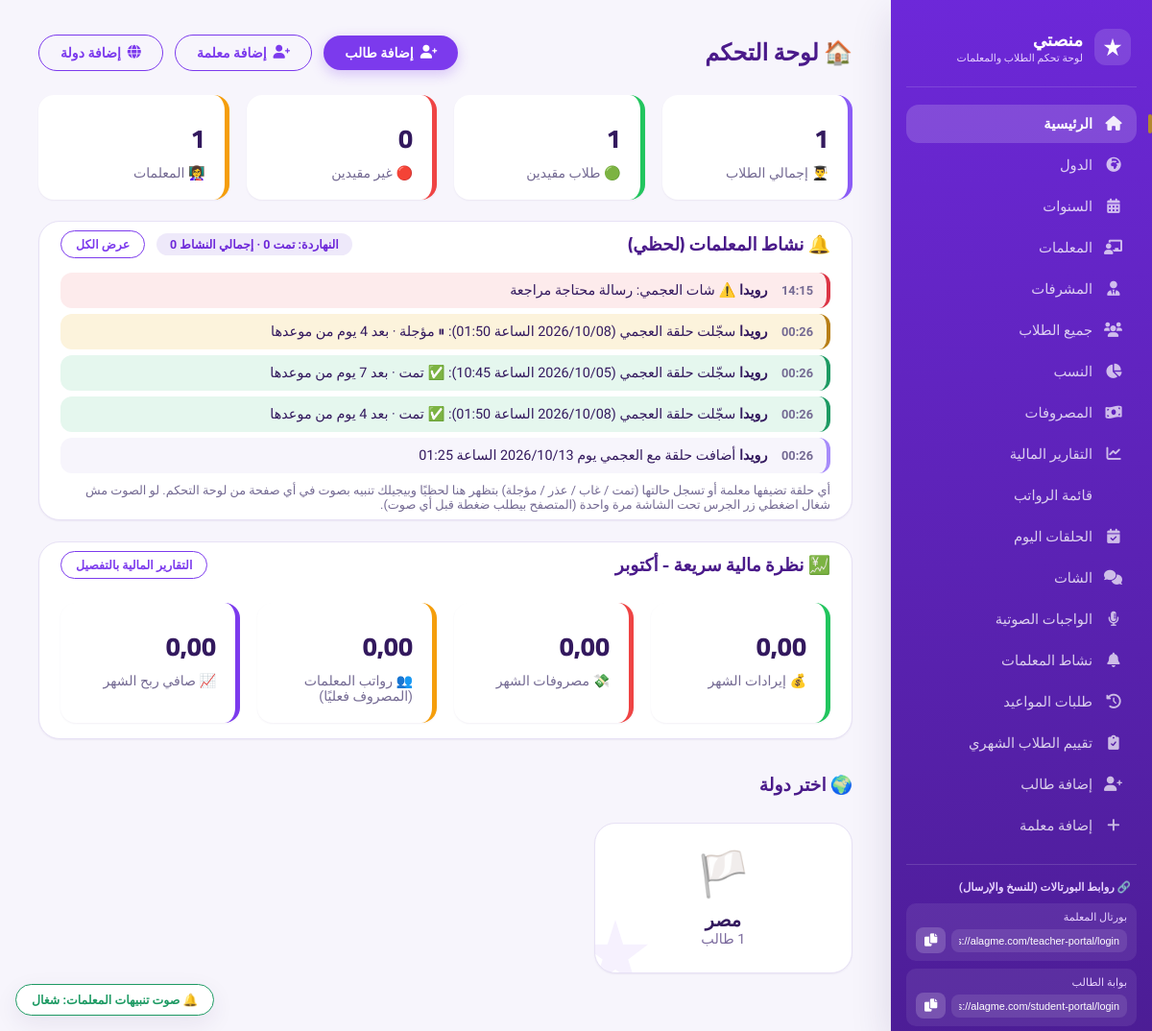
Page /dashboard/ (signed in) on the committed database.
### core/models.py (models this page shows, shortened)
class TeacherActivity(models.Model):
    KIND_CHOICES = [
        ('added', 'أضافت حلقات'),
        ('marked', 'سجّلت حالة حلقة'),
        ('removed', 'حذفت حلقة'),
        ('chat_flag', 'تنبيه في الشات'),
    ]
    STATUS_WORDS = {
        'completed': '✅ تمت',
        'student_absent': '🔴 الطالب غاب',
        'excused': '📝 عذر',
        'cancelled': '⏸ مؤجلة',
    }
    teacher = models.ForeignKey(Teacher, on_delete=models.CASCADE, related_name='activities', verbose_name="المعلمة")
    lesson = models.ForeignKey(Lesson, on_delete=models.SET_NULL, null=True, blank=True, related_name='activities', verbose_name="الحلقة")
    kind = models.CharField(max_length=10, choices=KIND_CHOICES, verbose_name="النوع")
    status = models.CharField(max_length=20, blank=True, default='', verbose_name="الحالة المسجلة")
    student_name = models.CharField(max_length=255, blank=True, verbose_name="الطالب")
    lesson_at = models.DateTimeField(null=True, blank=True, verbose_name="موعد الحلقة")
    count = models.PositiveIntegerField(default=1, verbose_name="العدد")
    delay_minutes = models.IntegerField(null=True, blank=True, verbose_name="التسجيل بعد موعد الحلقة (دقيقة)")
    created_at = models.DateTimeField(auto_now_add=True, db_index=True, verbose_name="وقت النشاط")
    class Meta:
        verbose_name = "نشاط معلمة"
        verbose_name_plural = "نشاط المعلمات"
        ordering = ['-id']
    def lesson_when(self):
        if not self.lesson_at:
            return ''
        lt = timezone.localtime(self.lesson_at)
        return f"{lt:%Y/%m/%d} الساعة {lt:%H:%M}"
    def delay_label(self):
        return _delay_label(self.delay_minutes)
    def text(self):
        when = self.lesson_when()
        if self.kind == 'chat_flag':
            reason = {
                'blocked': 'المعلمة حاولت تبعت وسيلة تواصل خاصة (اتمنعت)',
                'student': 'الطالب/ولي الأمر حاول يبعت وسيلة تواصل خاصة (اتمنعت)',
                'flagged': 'رسالة محتاجة مراجعة',
            }.get(self.status, 'تنبيه في الشات')
            return f"⚠️ شات {self.student_name}: {reason}"
        if self.kind == 'added':
            if self.count > 1:
                return f"أضافت {self.count} حلقات مع {self.student_name} ابتداءً من {when}"
            return f"أضافت حلقة مع {self.student_name} يوم {when}"
        if self.kind == 'removed':
            return f"حذفت حلقة {self.student_name} ({when})"
        s = f"سجّلت حلقة {self.student_name} ({when}): {self.STATUS_WORDS.get(self.status, self.status)}"
        late = self.delay_label()
        return f"{s} · {late}" if late else s
    def tone(self):
        if self.kind == 'chat_flag':
            return 'bad'
        if self.kind == 'marked':
            return {'completed': 'ok', 'student_absent': 'bad'}.get(self.status, 'warn')
        return 'info'

class Teacher(models.Model):
    name = models.CharField(max_length=255, verbose_name="اسم المعلمة")
    age = models.PositiveIntegerField(null=True, blank=True, verbose_name="السن")
    phone = models.CharField(max_length=20, blank=True, null=True, verbose_name="رقم الهاتف")
    whatsapp = models.CharField(max_length=20, blank=True, null=True, verbose_name="واتساب")
    governorate = models.CharField(max_length=100, blank=True, null=True, verbose_name="المحافظة")
    hire_date = models.DateField(null=True, blank=True, verbose_name="تاريخ بداية العمل")
    user = models.OneToOneField(
        settings.AUTH_USER_MODEL, null=True, blank=True,
        on_delete=models.SET_NULL, related_name='teacher_profile',
        verbose_name="حساب الدخول"
    )
    commission_percent = models.DecimalField(
        max_digits=5, decimal_places=2, default=60,
        verbose_name="نسبة المعلمة من الاشتراكات (%)"
    )
    fixed_salary = models.DecimalField(
        max_digits=10, decimal_places=2, null=True, blank=True,
        verbose_name="راتب مثبت (بدل النسبة)"
    )
    lesson_rate = models.DecimalField(
        max_digits=8, decimal_places=2, default=DEFAULT_LESSON_RATE,
        verbose_name="سعر الحصة"
    )
    supervisor = models.ForeignKey(
        'Supervisor', null=True, blank=True, on_delete=models.SET_NULL,
        related_name='teachers', verbose_name="المشرفة المسؤولة"
    )
    class Meta:
        verbose_name = "معلمة"
        verbose_name_plural = "المعلمات"
        ordering = ['name']

class Country(models.Model):
    name = models.CharField(max_length=100, unique=True, verbose_name="اسم الدولة")
    flag_icon = models.CharField(max_length=50, default='🏳️', verbose_name="أيقونة العلم")
    is_active = models.BooleanField(default=True, verbose_name="نشط")
    class Meta:
        verbose_name = "دولة"
        verbose_name_plural = "الدول"
        ordering = ['name']

### core/views.py (the view)
# urls.py: path('dashboard/', views.dashboard_home, name='dashboard_home'),
@staff_member_required
def dashboard_home(request):
    countries = Country.objects.filter(is_active=True)
    today = timezone.now().date()
    current_month_income = _monthly_income(today.year, today.month)
    current_month_expenses = _monthly_expenses(today.year, today.month)
    current_month_salaries = _paid_salaries(today.year, today.month)  # المصروف فعليًا بس
    current_month_profit = current_month_income - current_month_expenses - current_month_salaries
    context = {
        'countries': countries,
        'total_students': Student.objects.count(),
        'active_students': Student.objects.filter(status='active').count(),
        'inactive_students': Student.objects.filter(status='inactive').count(),
        'total_teachers': Teacher.objects.count(),
        'current_month_name': ARABIC_MONTHS[today.month],
        'current_month_income': current_month_income,
        'current_month_expenses': current_month_expenses,
        'current_month_salaries': current_month_salaries,
        'current_month_profit': current_month_profit,
    }
    todays_activity = TeacherActivity.objects.filter(created_at__date=timezone.localdate())
    context.update({
        'recent_activity': TeacherActivity.objects.select_related('teacher')[:12],
        'last_activity_id': TeacherActivity.objects.order_by('-id').values_list('id', flat=True).first() or 0,
        'act_today_total': todays_activity.count(),
        'act_today_completed': todays_activity.filter(kind='marked', status='completed').count(),
    })
    return render(request, 'core/dashboard_home.html', context)

### templates/core/dashboard_home.html (shortened to what this page needs)
{% extends 'core/base.html' %}
{% block content %}
<div class="flex" style="justify-content: space-between; flex-wrap: wrap; margin-bottom: 20px;">
    <h2 style="color: #4a1a8a;">🏠 لوحة التحكم</h2>
    <div class="flex">
        <a href="{% url 'add_student' %}" class="btn btn-primary"><i class="fas fa-user-plus"></i> إضافة طالب</a>
        <a href="{% url 'add_teacher' %}" class="btn btn-outline"><i class="fas fa-user-plus"></i> إضافة معلمة</a>
        <a href="{% url 'add_country' %}" class="btn btn-outline"><i class="fas fa-globe"></i> إضافة دولة</a>
    </div>
</div>
<div class="stats-row">
    <div class="stat-box"><div class="number">{{ total_students }}</div><div class="label">👨‍🎓 إجمالي الطلاب</div></div>
    <div class="stat-box" style="border-right-color: #22c55e;"><div class="number">{{ active_students }}</div><div class="label">🟢 طلاب مقيدين</div></div>
    <div class="stat-box" style="border-right-color: #ef4444;"><div class="number">{{ inactive_students }}</div><div class="label">🔴 غير مقيدين</div></div>
    <div class="stat-box" style="border-right-color: #f59e0b;"><div class="number">{{ total_teachers }}</div><div class="label">👩‍🏫 المعلمات</div></div>
</div>
<div class="table-container" id="activity-card" style="margin-bottom:20px;">
    <div class="flex" style="justify-content: space-between; flex-wrap: wrap;">
        <h3 style="color:#4a1a8a; margin:0;">🔔 نشاط المعلمات (لحظي)</h3>
        <div class="flex">
            <span class="badge-neutral">النهاردة: تمت {{ act_today_completed }} · إجمالي النشاط {{ act_today_total }}</span>
            <a href="{% url 'teacher_activity' %}" class="btn btn-outline btn-sm">عرض الكل</a>
        </div>
    </div>
    <ul id="activity-feed" class="act-list" data-last-id="{{ last_activity_id }}">
        {% for e in recent_activity %}
        <li class="act-item act-{{ e.tone }}" data-id="{{ e.id }}"><span class="act-time">{{ e.created_at|date:"H:i" }}</span> <strong>{{ e.teacher.name }}</strong> {{ e.text }}</li>
        {% empty %}
        <li class="act-empty">لسه مفيش نشاط من المعلمات.</li>
        {% endfor %}
    </ul>
    <p class="text-muted" style="font-size:0.8rem; margin:10px 0 0;">
        أي حلقة تضيفها معلمة أو تسجل حالتها (تمت / غاب / عذر / مؤجلة) بتظهر هنا لحظيًا وبيجيلك تنبيه بصوت في أي صفحة من لوحة التحكم.
        لو الصوت مش شغال اضغطي زر الجرس تحت الشاشة مرة واحدة (المتصفح بيطلب ضغطة قبل أي صوت).
    </p>
</div>
<div class="table-container">
    <div class="flex" style="justify-content: space-between; flex-wrap: wrap;">
        <h3 style="color:#4a1a8a; margin:0;">💹 نظرة مالية سريعة - {{ current_month_name }}</h3>
        <a href="{% url 'financial_reports' %}" class="btn btn-outline btn-sm">التقارير المالية بالتفصيل</a>
    </div>
    <div class="stats-row">
        <div class="stat-box" style="border-right-color:#22c55e;"><div class="number">{{ current_month_income|floatformat:2 }}</div><div class="label">💰 إيرادات الشهر</div></div>
        <div class="stat-box" style="border-right-color:#ef4444;"><div class="number">{{ current_month_expenses|floatformat:2 }}</div><div class="label">💸 مصروفات الشهر</div></div>
        <div class="stat-box" style="border-right-color:#f59e0b;"><div class="number">{{ current_month_salaries|floatformat:2 }}</div><div class="label">👥 رواتب المعلمات (المصروف فعليًا)</div></div>
        <div class="stat-box" style="border-right-color:#7c3aed;"><div class="number">{{ current_month_profit|floatformat:2 }}</div><div class="label">📈 صافي ربح الشهر</div></div>
    </div>
</div>
<h3 style="color: #4a1a8a; margin-top: 30px;">🌍 اختر دولة</h3>
<div class="country-grid">
    {% for country in countries %}
    <a href="{% url 'country_students' country.id %}" class="country-card">
        <span class="flag">{{ country.flag_icon }}</span>
        <div class="name">{{ country.name }}</div>
        <div style="font-size: 0.9rem; color: #7c6b9e;">{{ country.students.count }} طالب</div>
    </a>
    {% empty %}
    <p style="color: #6d5b8e;">لا توجد دول مضافة. <a href="{% url 'add_country' %}" style="color: #7c3aed;">أضف دولة الآن</a></p>
    {% endfor %}
</div>
{% endblock %}

### rows in the picture
TeacherActivity: created_at "14:15", teacher.name "رويدا", text "⚠️ شات العجمي: رسالة محتاجة مراجعة"
TeacherActivity: created_at "00:26", teacher.name "رويدا", text "سجّلت حلقة العجمي (2026/10/08 الساعة 01:50): ⏸ مؤجلة · بعد 4 يوم من موعدها"
TeacherActivity: created_at "00:26", teacher.name "رويدا", text "سجّلت حلقة العجمي (2026/10/05 الساعة 10:45): ✅ تمت · بعد 7 يوم من موعدها"
TeacherActivity: created_at "00:26", teacher.name "رويدا", text "سجّلت حلقة العجمي (2026/10/08 الساعة 01:50): ✅ تمت · بعد 4 يوم من موعدها"
TeacherActivity: created_at "00:26", teacher.name "رويدا", text "أضافت حلقة مع العجمي يوم 2026/10/13 الساعة 01:25"
Country: flag_icon "🏳️", name "مصر"

### other values in the picture
{{ total_students }} "1"
{{ active_students }} "1"
{{ inactive_students }} "0"
{{ total_teachers }} "1"
{{ act_today_completed }} "0"
{{ act_today_total }} "0"
{{ current_month_income|floatformat:2 }} "0,00"
{{ current_month_expenses|floatformat:2 }} "0,00"
{{ current_month_salaries|floatformat:2 }} "0,00"
{{ current_month_profit|floatformat:2 }} "0,00"
